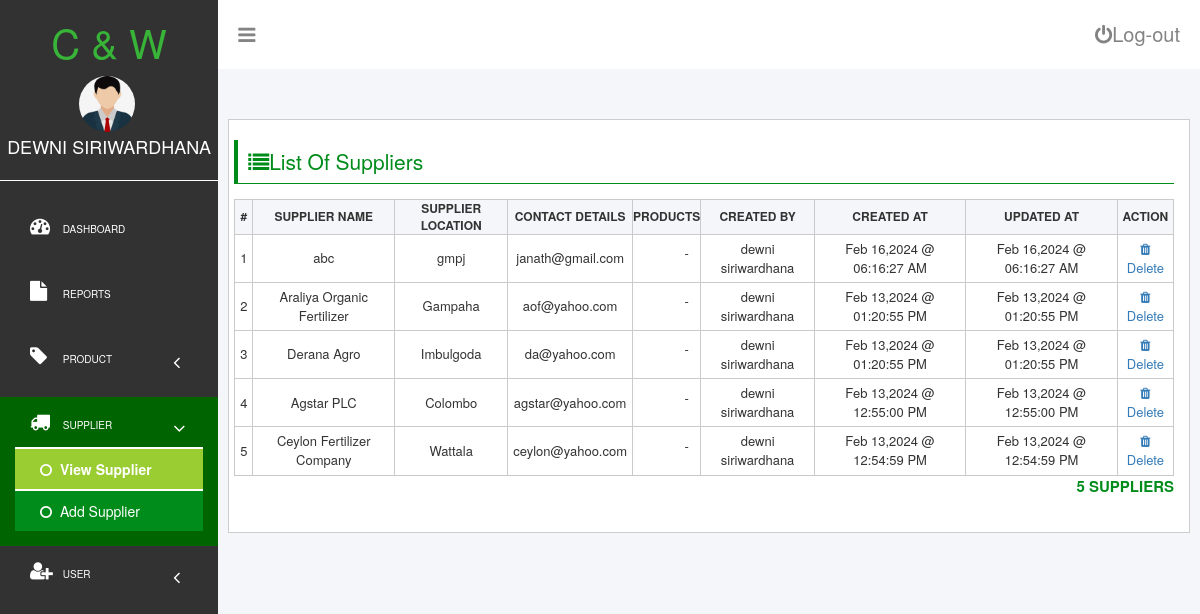
The page /supplier-view.php (signed in) on the database its author committed.
### tables this page shows
CREATE TABLE `suppliers` (
  `id` int(11) NOT NULL,
  `supplier_name` varchar(191) NOT NULL,
  `supplier_location` varchar(191) NOT NULL,
  `email` varchar(100) NOT NULL,
  `created_by` int(11) NOT NULL,
  `created_at` datetime NOT NULL,
  `updated_at` datetime NOT NULL
);

CREATE TABLE `users` (
  `id` int(11) NOT NULL,
  `first_name` varchar(50) NOT NULL,
  `last_name` varchar(50) NOT NULL,
  `password` varchar(300) NOT NULL,
  `email` varchar(50) NOT NULL,
  `created_at` datetime NOT NULL,
  `updated_at` datetime NOT NULL
);

### database/show.php (called while the page is built)
<?php
 include('connection.php');
 $table_name = $show_table;
$stmt = $conn->prepare("SELECT * FROM $table_name ORDER BY created_at DESC");
$stmt->execute();
$stmt->setFetchMode(PDO::FETCH_ASSOC);
return $stmt->fetchAll();

### supplier-view.php (the view, shortened to what this page needs)
<?php
$show_table = 'suppliers';
$suppliers = include('database/show.php');
?>
<!DOCTYPE html>
<html>
<head>
    <?php include('partials/app-header-scripts.php'); ?>
</head>
<body>
    <div id="dashboardMainContainer">
        <?php include('partials/app-sidebar.php') ?>
        <div class="dashboard_content_container" id="dashboard_content_container">
            <?php include('partials/app-topnav.php') ?>
            <div class="dashboard_content">
                <div class="dashboard_content_main">
                    <div class="row">
                        <div class="column column-12">
                            <h1 class="section_header"><i class="fa fa-list"></i>List Of Suppliers</h1>
                            <div class="section_content">
                                <div class="users">
                                    <table>
                                        <thead>
                                            <tr>
                                                <th>#</th>
                                                <th>Supplier Name</th>
                                                <th>Supplier Location</th>
                                                <th>Contact Details</th>
                                                <th>Products</th>
                                                <th>Created By</th>
                                                <th>Created At</th>
                                                <th>Updated At</th>
                                                <th>Action</th>
                                            </tr>
                                        </thead>
                                        <tbody>
                                            <?php foreach ($suppliers as $index => $supplier) { ?>
                                                <tr>
                                                    <td><?= $index + 1 ?></td>
                                                    <td><?= $supplier['supplier_name'] ?></td>
                                                    <td><?= $supplier['supplier_location'] ?></td>
                                                    <td><?= $supplier['email'] ?></td>
                                                    <td>
                                                        <?php
                                                        $product_list = '-';
                                                        echo '<ul>' . $product_list . '</ul>';
                                                        ?>
                                                    </td>
                                                    <?php
                                                    $uid = $supplier['created_by'];
                                                    $stmt = $conn->prepare("SELECT * FROM users WHERE id=:uid");
                                                    $stmt->bindParam(':uid', $uid);
                                                    $stmt->execute();
                                                    $row = $stmt->fetch(PDO::FETCH_ASSOC);
                                                    if ($row) {
                                                        $created_by_name = $row['first_name'] . ' ' . $row['last_name'];
                                                        echo '<td>' . $created_by_name . '</td>';
                                                    } else {
                                                        echo '<td>No user found with the specified ID.</td>';
                                                    }
                                                    ?>
                                                    <td><?= date('M d,Y @ h:i:s A', strtotime($supplier['created_at'])) ?></td>
                                                    <td><?= date('M d,Y @ h:i:s A', strtotime($supplier['updated_at'])) ?></td>
                                                    <td>
                                                        <a href="#" class="deleteSupplier" data-name="<?= $supplier['supplier_name'] ?>" data-sid="<?= $supplier['id'] ?>"><i class="fa fa-trash"></i>Delete</a>
                                                    </td>
                                                </tr>
                                            <?php } ?>
                                        </tbody>
                                    </table>
                                    <p class="userCount"><?= count($suppliers) ?> Suppliers </p>
                                </div>
                            </div>
                        </div>
                    </div>
                </div>
            </div>
        </div>
    </div>
    <?php
    include('partials/app-scripts.php');
    ?>
</body>
</html>

### partials/app-header-scripts.php (shortened to what this page needs)
<link rel="stylesheet" type="text/css" href="css/login.css?v=<?= time(); ?>">
	<link rel="stylesheet" href="css/font-awesome/css/font-awesome.min.css">
	<link rel="stylesheet" href="https://cdnjs.cloudflare.com/ajax/libs/bootstrap3-dialog/1.35.4/css/bootstrap-dialog.min.css" />

### partials/app-sidebar.php (shortened to what this page needs)
<?php
    $user = $_SESSION['user'];
?>
<div class="dashboard_sidebar" id="dashboard_sidebar">
	<h3 class="dashboard_logo" id="dashboard_logo">C & W</h3>
	<div class="dashboard_sidebar_user">
			<img src="images\user\user image.jpg" alt="user image." id="userImage" />
			<span><?= $user['first_name'] . ' ' . $user['last_name'] ?></span>
	</div>
    <div class="dashboard_sidebar_menus">
		    <ul class="dashboard_menu_lists">
			    <li class="liMainMenu">
				    <a href="./dashboard.php"><i class="fa fa-dashboard"></i><span class="menuText"> Dashboard</span></a>
			    </li>
				<li class="liMainMenu">
				    <a href="./report.php"><i class="fa fa-file"></i><span class="menuText"> Reports</span></a>
			    </li>
				<li class="liMainMenu">
			        <a href="javascript:void(0);" class="showHideSubMenu">
					   <i class="fa fa-tag showHideSubMenu"></i>
					   <span class="menuText showHideSubMenu"> Product</span>
					   <i class="fa fa-angle-left mainMenuIconArrow showHideSubMenu"></i>
					</a>
			    </li>
				<li class="liMainMenu">
			        <a href="javascript:void(0);" class="showHideSubMenu">
					   <i class="fa fa-truck showHideSubMenu"></i>
					   <span class="menuText showHideSubMenu"> Supplier</span>
					   <i class="fa fa-angle-left mainMenuIconArrow showHideSubMenu"></i>
					</a>
			        <ul class="subMenus">
				        <li><a class="subMenuLink" href="./supplier-view.php"> <i class="fa fa-circle-o"></i> View Supplier</a></li>
						<li><a class="subMenuLink" href="./supplier-add.php"> <i class="fa fa-circle-o"></i> Add Supplier</a></li>
				    </ul>
				</li>
			    <li class="liMainMenu showHideSubMenu">
				    <a href="javascript:void(0);" class="showHideSubMenu">
					   <i class="fa fa-user-plus showHideSubMenu"></i>
					   <span class="menuText showHideSubMenu"> User</span>
					   <i class="fa fa-angle-left mainMenuIconArrow showHideSubMenu"></i>
					</a>
				</li>
		    </ul>
	</div>
</div>

### partials/app-topnav.php
<html>
<head>
  <link rel="stylesheet" type="text/css" href="../css/login.css">
</head>
<div class="dashboard_topNav">
		    <a href="" id="toggleBtn"><i class="fa fa-navicon"></i></a>
		    <a href="database/logout.php" id="logoutBtn"><i class="fa fa-power-off"></i>Log-out</a>
</div>
</html>

### partials/app-scripts.php (shortened to what this page needs)
<link rel="stylesheet" href="https://maxcdn.bootstrapcdn.com/bootstrap/3.3.7/css/bootstrap.min.css">
<link rel="stylesheet" href="https://maxcdn.bootstrapcdn.com/bootstrap/3.3.7/css/bootstrap-theme.min.css">

### css/login.css (style rules this page uses)
*, *::before, *::after { box-sizing: border-box; }
ul[class], ol[class] { padding: 0; }
body, h1, h2, h3, h4, p, ul[class], ol[class], li, figure, figcaption, blockquote, dl, dd { margin: 0; }
body { min-height: 100vh; scroll-behavior: smooth; text-rendering: optimizeSpeed; line-height: 1.5; }
ul[class], ol[class] { list-style: none; }
a:not([class]) { text-decoration-skip-ink: auto; }
img { max-width: 100%; display: block; }
*, *::before, *::after { box-sizing: border-box }
body, h1, h2, h3, h4, p, figure, blockquote, dl, dd { margin: 0 }
body { min-height: 100vh; text-rendering: optimizeSpeed; line-height: 1.5 }
a:not([class]) { text-decoration-skip-ink: auto }
img, picture { max-width: 100%; display: block }
body { font-family: arial; }
#dashboardMainContainer { display: flex; flex-direction: row; }
div.dashboard_sidebar { width: 20%; background: #323232; height: 100vh; }
div.dashboard_content_container { width: 90%; background: #f4f6f9; }
h3.dashboard_logo { color: #38b438; font-size: 40px; text-align: center; }
div.dashboard_sidebar_user { text-align: center; position: relative; padding-bottom: 20px; border-bottom: 1px solid #fff; }
div.dashboard_sidebar_user img { width: 60px; display: inline-block; border-radius: 50%; border: 2px solid #323232; margin-right: 5px; }
div.dashboard_sidebar_user span { top: 20%; font-size: 18px; text-transform: uppercase; color: #fff; display: inline-block; }
ul.dashboard_menu_lists { margin-top: 20px; }
ul.dashboard_menu_lists li.liMainMenu { padding: 15px 15px; text-transform: uppercase; }
ul.dashboard_menu_lists li.liMainMenu a { text-decoration: none; color: #fff; display: block; font-size: 10px; padding: 0px 15px; padding-bottom: 15px; padding-right: 0px; }
ul.dashboard_menu_lists li.liMainMenu a i { font-size: 20px; width: 30px; }
div.dashboard_topNav { background: #fff; padding: 20px; }
div.dashboard_topNav a { color: #848383; font-size: 20px; text-decoration: none; }
a#logoutBtn { float: right; }
div.dashboard_content { padding: 50px 10px 10px 10px; }
div.dashboard_content_main { background: #fff; height: 800px; height: 100%; border: 1px solid #cdcdcd; padding-left: 20px; padding-bottom: 25px; }
div.row { display: flex; flex-direction: row; flex-wrap: wrap; width: 100%; }
div.column { width: 100%; padding: 0px 0px; }
h1.section_header { font-size: 21px; color: #008c1a; border-bottom: 1px solid #008c1a; padding-bottom: 11px; padding: 10px; border-left: 4px solid #008c1a; margin-bottom: 15px; }
div.users table, th, td { border: 1px solid #cacaca; border-collapse: collapse; }
table { width: 100%; }
table th { font-size: 12px; text-transform: uppercase; text-align: center; background: #f4f6f9; }
table td { font-size: 13px; text-align: center; padding: 5px; }
p.userCount { text-align: right; font-size: 15px; font-weight: bold; text-transform: uppercase; color: #008c1a; }
a.subMenuLink { padding-left: 25px !important; padding-top: 10px !important; padding-bottom: 10px !important; text-transform: none; font-size: 14px !important; }
a.subMenuLink i { font-size: 14px !important; width: 16px !important; }
ul.subMenus { background: #008c1a; display: none; }
i.mainMenuIconArrow { float: right; font-size: 19px !important; margin-top: 7px; }
.subMenuActive { font-weight: bold; border-top: 2px solid white; border-bottom: 2px solid white; background: #9ACD32; }

### rows shown on the page
suppliers: supplier_name "abc", supplier_location "gmpj", email "janath@gmail.com", product_list "-", created_by.last_name "dewni siriwardhana", created_at "Feb 16,2024 @ 06:16:27 AM", updated_at "Feb 16,2024 @ 06:16:27 AM"
suppliers: supplier_name "Araliya Organic Fertilizer", supplier_location "Gampaha", email "aof@yahoo.com", product_list "-", created_by.last_name "dewni siriwardhana", created_at "Feb 13,2024 @ 01:20:55 PM", updated_at "Feb 13,2024 @ 01:20:55 PM"
suppliers: supplier_name "Derana Agro", supplier_location "Imbulgoda", email "da@yahoo.com", product_list "-", created_by.last_name "dewni siriwardhana", created_at "Feb 13,2024 @ 01:20:55 PM", updated_at "Feb 13,2024 @ 01:20:55 PM"
suppliers: supplier_name "Agstar PLC", supplier_location "Colombo", email "agstar@yahoo.com", product_list "-", created_by.last_name "dewni siriwardhana", created_at "Feb 13,2024 @ 12:55:00 PM", updated_at "Feb 13,2024 @ 12:55:00 PM"
suppliers: supplier_name "Ceylon Fertilizer Company", supplier_location "Wattala", email "ceylon@yahoo.com", product_list "-", created_by.last_name "dewni siriwardhana", created_at "Feb 13,2024 @ 12:54:59 PM", updated_at "Feb 13,2024 @ 12:54:59 PM"

### other values the page prints
$user['first_name'] "DEWNI"
$user['last_name'] "SIRIWARDHANA"
count($suppliers) "5"
